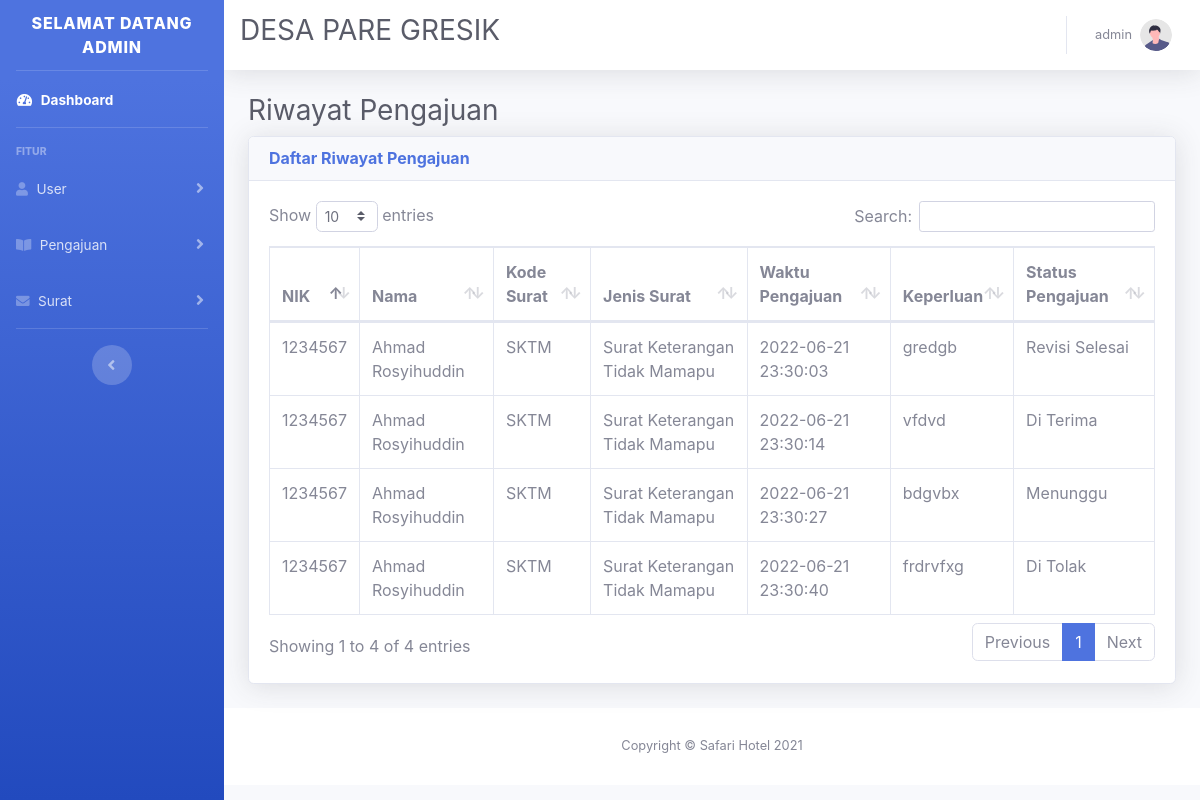
Before: /admin/semua_pengajuan.php (signed in) with the older database file.
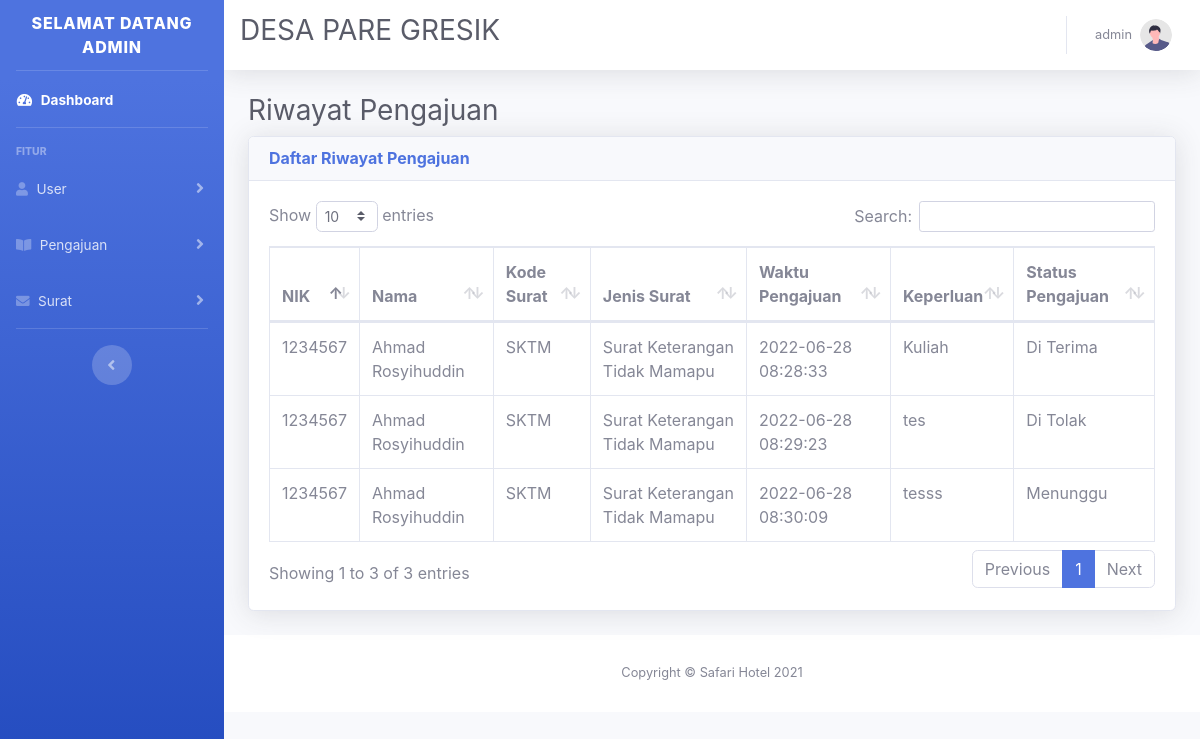
After: the same page with the newer database file.
### tables this page shows
CREATE TABLE `tb_pengajuan` (
  `id_pengajuan` int(11) NOT NULL,
  `nik` varchar(100) DEFAULT NULL,
  `kode_surat` varchar(5) DEFAULT NULL,
  `tgl_pengajuan` datetime DEFAULT NULL,
  `keperluan` varchar(200) DEFAULT NULL,
  `jenis_pengajuan` varchar(50) DEFAULT NULL,
  `status_pengajuan` enum('Menunggu','Di Terima','Di Tolak','Revisi Di Terima','Revisi Selesai') DEFAULT NULL
);

CREATE TABLE `tb_user` (
  `nik` varchar(100) NOT NULL,
  `username` varchar(100) DEFAULT NULL,
  `password` varchar(100) NOT NULL,
  `nama_user` varchar(100) NOT NULL,
  `rt` char(10) DEFAULT NULL,
  `rw` char(10) DEFAULT NULL,
  `role_user` enum('Warga','Admin') NOT NULL
);

CREATE TABLE `tb_surat` (
  `kode_surat` char(5) NOT NULL,
  `jenis_surat` varchar(50) NOT NULL,
  `surat_keluar` int(11) NOT NULL
);

### db/data_semua_pengajuan.php (the view)
<?php
include "../connect/koneksi.php";
$tb_pengajuan = mysqli_query($koneksi, "SELECT * FROM tb_user INNER JOIN tb_pengajuan USING(nik) INNER JOIN tb_surat USING(kode_surat)");
while ($row = mysqli_fetch_assoc($tb_pengajuan)) : ?>
    <tr>
        <td><?= $row["nik"] ?></td>
        <td><?= $row["nama_user"] ?></td>
        <td><?= $row["kode_surat"] ?></td>
        <td><?= $row["jenis_surat"] ?></td>
        <td><?= $row["tgl_pengajuan"] ?></td>
        <td><?= $row["keperluan"] ?></td>
        <td><?= $row["status_pengajuan"] ?></td>
    </tr>
<?php
endwhile;
?>

### admin/semua_pengajuan.php (shortened to what this page needs)
<?php
include "../connect/koneksi.php";
?>
<!DOCTYPE html>
<html lang="en">
<head>
    <link href="../css/sb-admin-2.min.css" rel="stylesheet">
    <link href="../vendor/fontawesome-free/css/all.min.css" rel="stylesheet" type="text/css">
    <link href="../vendor/datatables/dataTables.bootstrap4.min.css" rel="stylesheet">
</head>
<body>
    <?php include "../desain/sidebar_admin.php"; ?>
    <?php include "../desain/navbar_admin.php"; ?>
    <div class="container-fluid">
        <h1 class="h3 mb-2 text-gray-800">Riwayat Pengajuan</h1>
        <div class="card shadow mb-4">
            <div class="card-header">
                <div class="d-sm-flex align-items-center justify-content-between">
                    <h6 class="m-0 font-weight-bold text-primary">Daftar Riwayat Pengajuan</h6>
                </div>
            </div>
            <div class="card-body">
                <div class="table-responsive">
                    <table class="table table-bordered" id="dataTable" width="100%" cellspacing="0">
                        <thead>
                            <tr>
                                <th>NIK</th>
                                <th>Nama</th>
                                <th>Kode Surat</th>
                                <th>Jenis Surat</th>
                                <th>Waktu Pengajuan</th>
                                <th>Keperluan</th>
                                <th>Status Pengajuan</th>
                            </tr>
                        </thead>
                        <tbody>
                            <?php
                            include "../db/data_semua_pengajuan.php"
                            ?>
                        </tbody>
                    </table>
                </div>
            </div>
        </div>
    </div>
    <footer class="sticky-footer bg-white">
        <div class="container my-auto">
            <div class="copyright text-center my-auto">
                <span>Copyright &copy; Safari Hotel 2021</span>
            </div>
        </div>
    </footer>
</body>
</html>

Changed rows visible on the page:
removed tb_pengajuan: nik.nik "1234567", nik.nama_user "Ahmad Rosyihuddin", kode_surat "SKTM", kode_surat.jenis_surat "Surat Keterangan Tidak Mamapu", tgl_pengajuan "2022-06-21 23:30:03", keperluan "gredgb", status_pengajuan "Revisi Selesai"
removed tb_pengajuan: nik.nik "1234567", nik.nama_user "Ahmad Rosyihuddin", kode_surat "SKTM", kode_surat.jenis_surat "Surat Keterangan Tidak Mamapu", tgl_pengajuan "2022-06-21 23:30:14", keperluan "vfdvd", status_pengajuan "Di Terima"
removed tb_pengajuan: nik.nik "1234567", nik.nama_user "Ahmad Rosyihuddin", kode_surat "SKTM", kode_surat.jenis_surat "Surat Keterangan Tidak Mamapu", tgl_pengajuan "2022-06-21 23:30:27", keperluan "bdgvbx", status_pengajuan "Menunggu"
removed tb_pengajuan: nik.nik "1234567", nik.nama_user "Ahmad Rosyihuddin", kode_surat "SKTM", kode_surat.jenis_surat "Surat Keterangan Tidak Mamapu", tgl_pengajuan "2022-06-21 23:30:40", keperluan "frdrvfxg", status_pengajuan "Di Tolak"
added tb_pengajuan: nik.nik "1234567", nik.nama_user "Ahmad Rosyihuddin", kode_surat "SKTM", kode_surat.jenis_surat "Surat Keterangan Tidak Mamapu", tgl_pengajuan "2022-06-28 08:28:33", keperluan "Kuliah", status_pengajuan "Di Terima"
added tb_pengajuan: nik.nik "1234567", nik.nama_user "Ahmad Rosyihuddin", kode_surat "SKTM", kode_surat.jenis_surat "Surat Keterangan Tidak Mamapu", tgl_pengajuan "2022-06-28 08:29:23", keperluan "tes", status_pengajuan "Di Tolak"
added tb_pengajuan: nik.nik "1234567", nik.nama_user "Ahmad Rosyihuddin", kode_surat "SKTM", kode_surat.jenis_surat "Surat Keterangan Tidak Mamapu", tgl_pengajuan "2022-06-28 08:30:09", keperluan "tesss", status_pengajuan "Menunggu"
Other visible differences:
text written by a page script: "Show entries Search: Showing 1 to 4 of 4 entries Previous 1 Next" → "Show entries Search: Showing 1 to 3 of 3 entries Previous 1 Next"
